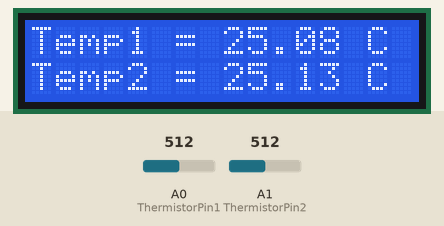
Recording of a sketch running on a simulated Arduino Uno, built with avr-gcc and run on an emulated ATmega328P. Shown: 16×2 character LCD. Inputs (shaded band) come from the test bench; at power-on: A0 (ThermistorPin1) = 512, A1 (ThermistorPin2) = 512. What the sketch prints to the serial monitor is not drawn.

Above: at 1.2 s.
1.3 s: A0 (ThermistorPin1) set to 716
At 3.3 s:
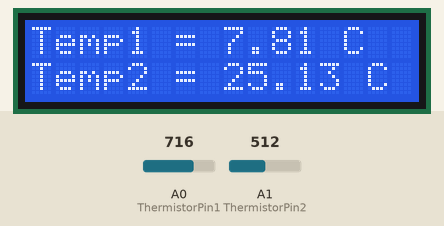
3.6 s: A1 (ThermistorPin2) set to 0
At 5.6 s:
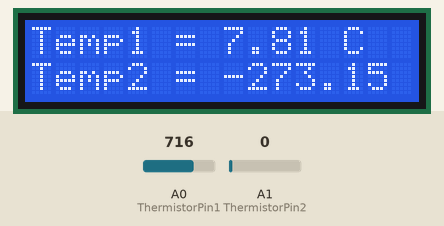
6.6 s: A1 (ThermistorPin2) set to 122
At 7.6 s:
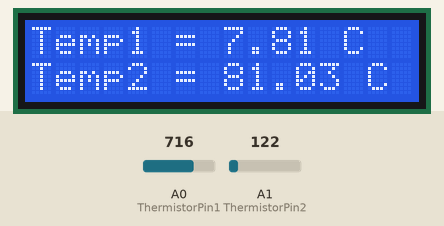
9.6 s: A0 (ThermistorPin1) set to 900
At 11.3 s:
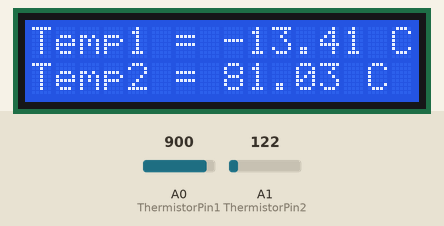
11.6 s: A0 (ThermistorPin1) set to 1023
At 13.1 s:
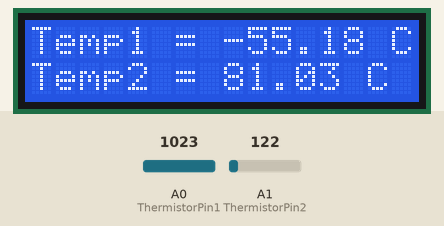
13.6 s: A1 (ThermistorPin2) set to 306
At 14.8 s:
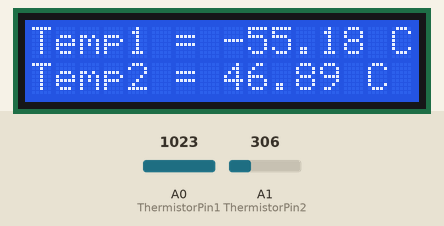
Timing chart, 0 to 16.6 s (numbered marks = the images above; inputs shaded):
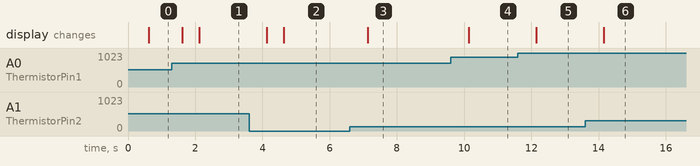

Measured:
- after the input at 1.3 s, the display: first changes after 0.32 s (image 1 shows a later state)
- after the input at 3.6 s, the display: first changes after 0.52 s (image 2 shows a later state)
- after the input at 6.6 s, the display: changes after 0.53 s (image 3)
- after the input at 9.6 s, the display: changes after 0.54 s (image 4)
- after the input at 11.6 s, the display: changes after 0.54 s (image 5)
- after the input at 13.6 s, the display: changes after 0.55 s (image 6)

The sketch:

Thermistor.ino
```cpp
#include <LiquidCrystal_I2C.h>
int ThermistorPin1 = 0;
int ThermistorPin2 = 1;
int V1;
int V2;
float R01 = 9947; //actual ressitances of resistor 1 and 2
float R02 = 9923;
float logR2, logR1, R1,R2, Tc1, Tf1, Tk1, volt1,volt2,Tc2, Tf2, Tk2, res, Tc_avg;
float c1 = 1.111270029e-03, c2 = 2.371239799e-04, c3 = 0.7519850730e-07;
unsigned long current_time;
unsigned long last_display;
unsigned long last_measurement_time;
#define INTERVAL_MES 10
#define DISPLAY_MES 500

LiquidCrystal_I2C lcd(0x27, 16, 2);
void setup() {

  lcd.init();
  lcd.backlight();
  Serial.begin(9600);
  analogReference(EXTERNAL);
  last_display = millis();
  last_measurement_time = millis();
  V1 = analogRead(ThermistorPin1);
  V2 = analogRead(ThermistorPin2);

}

void loop() {
  current_time = millis();

  if(current_time - last_measurement_time > INTERVAL_MES){
    last_measurement_time = current_time;
    V1 = 0.9*V1 + 0.1*analogRead(ThermistorPin1);  //weighted smoothing factor
    V2 = 0.9*V2 + 0.1*analogRead(ThermistorPin2);
  }

  //getting the resistance reading from thermistor
  volt1 = V1 *(3.3/1023.0);
  volt2 = V2 *(3.3/1023.0);
  R1 = (R01 * volt1)/(3.3 - volt1);
  R2 = (R02 * volt2)/(3.3 - volt2);
  logR1 = log(R1);
  logR2 = log(R2);

  //Steinhart-Hart Equation
  //first thermistor
  Tk1 = (1.0 / (c1 + c2*logR1 + c3*logR1*logR1*logR1));
  Tc1 = Tk1 - 273.15;  //this is temp K to C
  Tf1 = (Tc1 * 9.0)/ 5.0 + 32.0; //temp C to F
  //second thermistor
  Tk2 = (1.0 / (c1 + c2*logR2 + c3*logR2*logR2*logR2));
  Tc2 = Tk2 - 273.15;  //this is temp K to C
  Tf2 = (Tc2 * 9.0)/ 5.0 + 32.0; //temp C to F

  if((current_time - last_display) > DISPLAY_MES){
    last_display = current_time;
    Serial.print("Time: ");
    Serial.println(current_time);
    Serial.print("Thermistor 1 Temp: ");
    Serial.print(Tc1);
    Serial.println("C");
    Serial.print("Thermistor 2 Temp: ");
    Serial.print(Tc2);
    Serial.println("C");
    Serial.println("//////////");
    lcd.clear();
    lcd.print("Temp1 = ");
    lcd.print(Tc1);
    lcd.println(" C ");
    lcd.setCursor(0,1);
    lcd.print("Temp2 = ");
    lcd.print(Tc2);
    lcd.println(" C ");
  }


}
```
